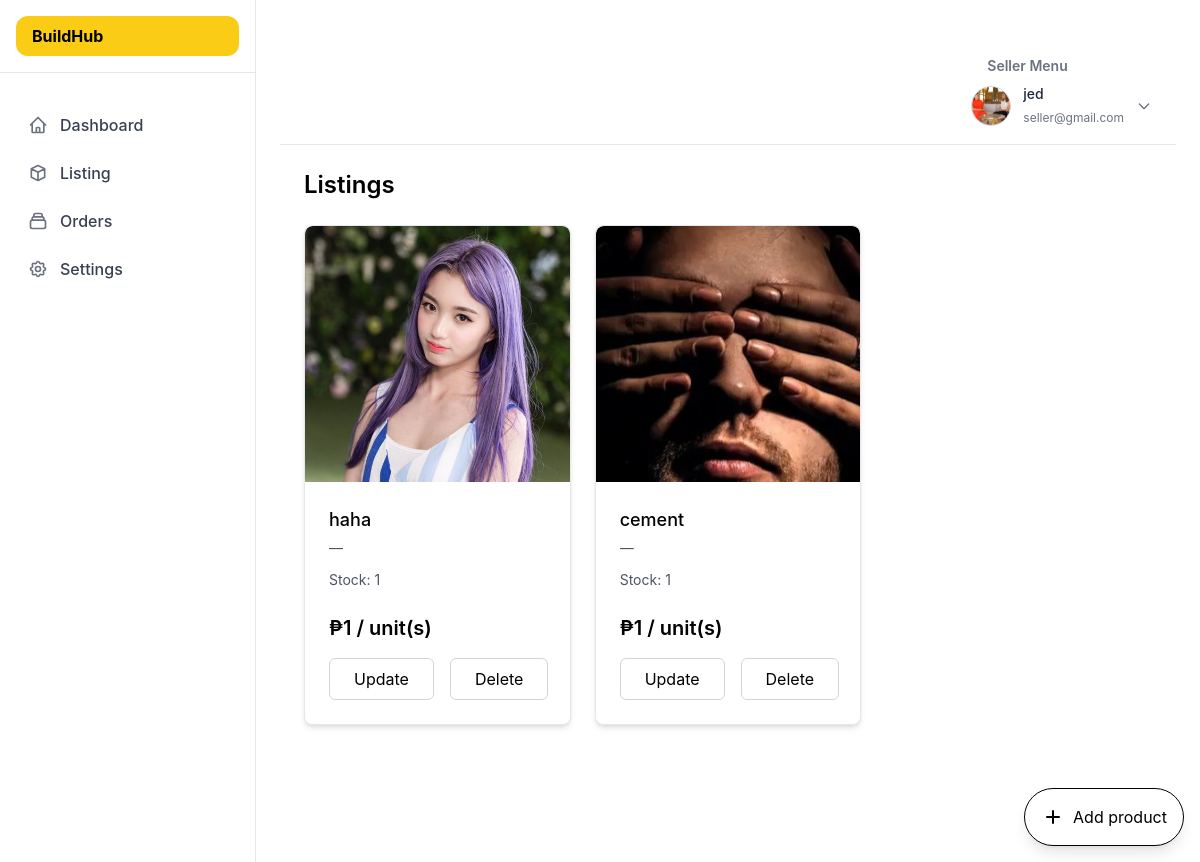
The app's page /Buildhub/admin/orders.php (signed in) with its own data.
### tables this page shows
CREATE TABLE `products` (
  `id` int(11) UNSIGNED NOT NULL,
  `user_id` int(11) UNSIGNED NOT NULL,
  `order_id` int(11) UNSIGNED NOT NULL,
  `product_id` int(11) UNSIGNED NOT NULL,
  `product_name` varchar(255) NOT NULL,
  `description` varchar(255) NOT NULL,
  `unit_price` int(11) NOT NULL,
  `quantity` int(11) NOT NULL,
  `file` varchar(255) NOT NULL,
  `line_total` int(11) NOT NULL,
  `created_at` datetime NOT NULL DEFAULT current_timestamp(),
  `updated_at` datetime NOT NULL DEFAULT current_timestamp() ON UPDATE current_timestamp()
);

### Buildhub/admin/orders.php (the view, shortened to what this page needs)
<?php
$conn = mysqli_connect("localhost", "root", "", "user_db");
mysqli_set_charset($conn, "utf8mb4");
$sellerId = (int)($_SESSION['user_id'] ?? 0);
$sql = "
  SELECT
    oi.id, oi.order_id, oi.product_id, oi.product_name, oi.description,
    oi.unit_price, oi.quantity, oi.line_total, oi.file,
    oi.created_at, oi.updated_at
  FROM products AS oi
  INNER JOIN users AS u ON u.id = oi.user_id
  WHERE u.role = 'seller' AND u.id = ?
  ORDER BY oi.id DESC
";
$stmt = mysqli_prepare($conn, $sql);
mysqli_stmt_bind_param($stmt, "i", $sellerId);
mysqli_stmt_execute($stmt);
$res = mysqli_stmt_get_result($stmt);
$items = [];
while ($r = mysqli_fetch_assoc($res)) { $items[] = $r; }
function h($v, $fallback = "") {
    if ($v === null || $v === "") return $fallback;
    return htmlspecialchars((string)$v, ENT_QUOTES, 'UTF-8');
}
?>
<!DOCTYPE html>
<html lang="en">
<head>
  <script src="https://cdn.tailwindcss.com"></script>
</head>
<body class="bg-white font-sans antialiased">
  <div class="flex flex-col md:flex-row min-h-screen">
    <?php include '../nav/sidebar_seller.php'; ?>
    <main class="ml-16 md:ml-64 p-0 md:p-6 flex-1">
      <?php include '../nav/topbar_seller.php'; ?>
      <div class="p-6">
        <h2 class="text-2xl font-semibold text-black mb-6">Listings</h2>
      <div class="grid grid-cols-1 sm:grid-cols-2 lg:grid-cols-3 xl:grid-cols-4 gap-4 sm:gap-6">
  <?php if (empty($items)): ?>
    <p class="text-gray-600 col-span-full">No items found.</p>
  <?php else: ?>
    <?php foreach ($items as $row): ?>
      <div class="bg-white rounded-lg shadow-md overflow-hidden border border-gray-200 w-full max-w-sm mx-auto h-full flex flex-col">
        <img
          src="<?='../images/'.h($row['file'],'placeholder.png')?>"
          alt="<?=h($row['product_name'],'Product')?>"
          class="w-full h-48 sm:h-56 md:h-64 object-cover rounded-t-lg"
        />
        <div class="p-4 sm:p-6 flex flex-col flex-1">
          <h3 class="text-lg font-medium text-black mb-1 line-clamp-1"><?=h($row['product_name'],'—')?></h3>
          <p class="text-gray-600 text-sm mb-3 line-clamp-2"><?=h($row['description'],'—')?></p>
          <p class="text-gray-600 text-sm mb-3">Stock: <?=h($row['quantity'],'0')?></p>
          <p class="text-xl font-semibold text-black mb-4">
            ₱<span class="product-price"><?=h($row['unit_price'],'0')?></span> / unit(s)
          </p>
          <div class="mt-auto">
            <div class="flex flex-col sm:flex-row sm:items-center gap-3 sm:gap-4">
              <form action="" method="POST"
                    class="book-form flex items-center gap-3 sm:gap-4 w-full"
                    data-image="<?='../images/'.h($row['file'])?>">
<button type="button"
        class="openUpdateModal w-full min-w-0 px-4 sm:px-5 md:px-6 py-2
               bg-white text-black border border-gray-300 rounded-md hover:bg-gray-50
               text-sm sm:text-base text-center"
                  data-id="<?= (int)$row['id'] ?>"
                  data-name="<?= h($row['product_name']) ?>"
                  data-qty="<?= h($row['quantity'], '0') ?>"
                  data-price="<?= h($row['unit_price'], '0') ?>"
                  data-desc="<?= h($row['description']) ?>"
                  data-image="<?='../images/'.h($row['file'],'placeholder.png')?>"
                >
                  Update
                </button>
              </form>
              <form action="../admin/crud.php" method="POST"
                    onsubmit="return confirm('Are you sure you want to delete this product?');"
                    class="w-full ">
                <button type="submit" name="delete" value="1"
                        class="w-full min-w-0 px-4 sm:px-5 md:px-6 py-2
               bg-white text-black border border-gray-300 rounded-md hover:bg-gray-50
               text-sm sm:text-base text-center">
                  Delete
                </button>
              </form>
            </div>
          </div>
        </div>
      </div>
    <?php endforeach; ?>
  <?php endif; ?>
</div>
      </div>
    </main>
  </div>
  <button id="addProductBtn" class="fixed bottom-4 right-4 bg-white border border-black rounded-full p-4 shadow-lg flex items-center">
    <svg xmlns="http://www.w3.org/2000/svg" class="h-6 w-6 mr-2" fill="none" viewBox="0 0 24 24" stroke="currentColor">
      <path stroke-linecap="round" stroke-linejoin="round" stroke-width="2" d="M12 6v6m0 0v6m0-6h6m-6 0H6"/>
    </svg> Add product
  </button>
</body>
</html>

### records on screen
products: file (picture), product_name "haha", description "—", quantity "1", unit_price "1"
products: file (picture), product_name "cement", description "—", quantity "1", unit_price "1"

### other values on screen
$_SESSION['fname'] "jed"
$_SESSION['email'] "seller@gmail.com"
